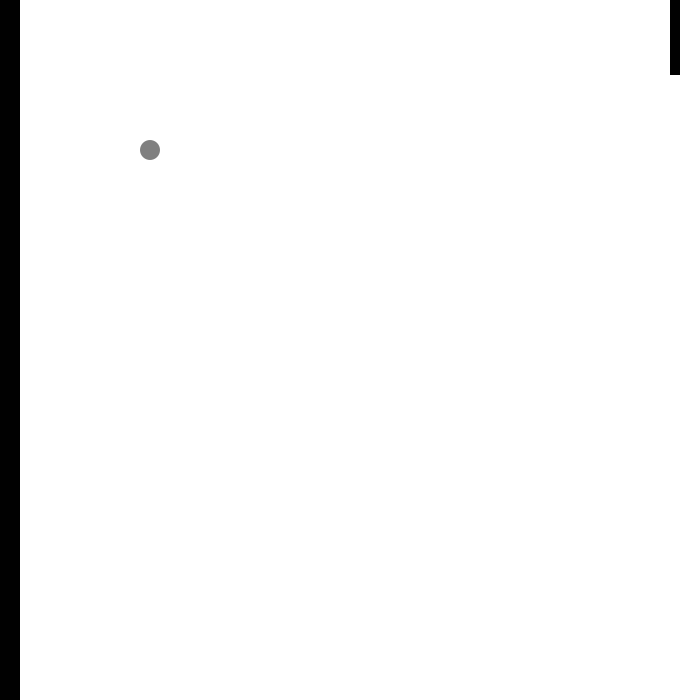
Frame 1 (no input)
Frame 60 (the mouse pressed at the canvas centre just before this capture): identical to frame 1, image omitted
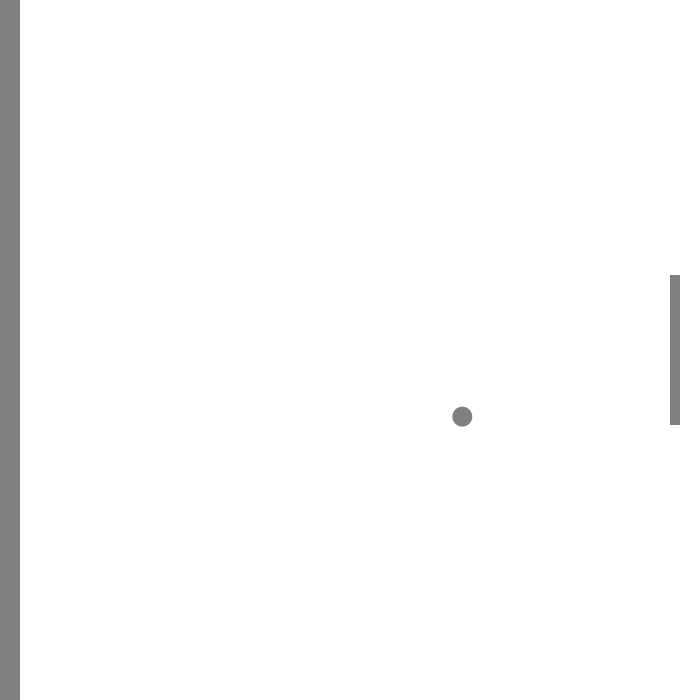
Frame 120 (the mouse held since frame 60 and released just before this capture)

The Processing sketch that drew these frames (run headless with seeded random() and noise(); from frame 60 on, the mouse is pressed at the canvas centre):

// Processing sketch: Pong
// ── Pong.pde
boolean gameStart = false;

float x = 150;
float y = 150;
float speedX = random(4, 6);
float speedY = random(4, 6);
int leftColor = 1;
int rightColor = 1;
int diam;
int rectSize = 150;
float diamHit;


void setup() {
  size(700, 700);
  noStroke();
  smooth();
  ellipseMode(CENTER);
}

void draw() { 
  background(255);

  fill(128,128,128);
  diam = 20;
  ellipse(x, y, diam, diam);

  fill(leftColor);
  rect(0, 0, 20, height);
  fill(rightColor);
  rect(width-30, mouseY-rectSize/2, 10, rectSize);


  if (gameStart) {

    x = x + speedX;
    y = y + speedY;

    // if ball hits movable bar, invert X direction and apply effects
    if ( x > width-30 && x < width -20 && y > mouseY-rectSize/2 && y < mouseY+rectSize/2 ) {
      speedX = speedX * -1;
      x = x + speedX;
      rightColor = 0;
      fill(random(0,128),random(0,128),random(0,128));
      diamHit = random(75,150);
      ellipse(x,y,diamHit,diamHit);
      rectSize = rectSize-10;
      rectSize = constrain(rectSize, 10,150);      
    } 

    // if ball hits wall, change direction of X
    else if (x < 25) {
      speedX = speedX * -1.1;
      x = x + speedX;
      leftColor = 0;
    }

    else {     
      leftColor = 128;
      rightColor = 128;
    }
    // resets things if you lose
    if (x > width) { 
      gameStart = false;
      x = 150;
      y = 150; 
      speedX = random(4, 6);
      speedY = random(4, 6);
      rectSize = 150;
    }


    // if ball hits up or down, change direction of Y   
    if ( y > height || y < 0 ) {
      speedY = speedY * -1;
      y = y + speedY;
    }
  }
}
void mousePressed() {
  gameStart = !gameStart;
}
